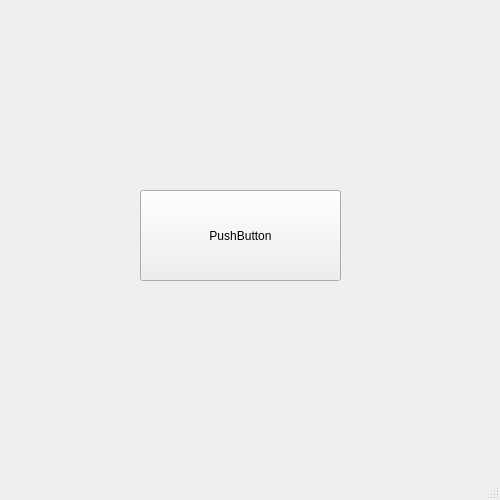
<?xml version="1.0" encoding="UTF-8"?>
<ui version="4.0">
 <class>MainWindow</class>
 <widget class="QMainWindow" name="MainWindow">
  <property name="geometry">
   <rect>
    <x>0</x>
    <y>0</y>
    <width>500</width>
    <height>500</height>
   </rect>
  </property>
  <property name="minimumSize">
   <size>
    <width>500</width>
    <height>500</height>
   </size>
  </property>
  <property name="maximumSize">
   <size>
    <width>500</width>
    <height>500</height>
   </size>
  </property>
  <property name="windowTitle">
   <string>MainWindow</string>
  </property>
  <widget class="QWidget" name="centralwidget">
   <widget class="QPushButton" name="pushButton">
    <property name="geometry">
     <rect>
      <x>140</x>
      <y>190</y>
      <width>201</width>
      <height>91</height>
     </rect>
    </property>
    <property name="text">
     <string>PushButton</string>
    </property>
   </widget>
  </widget>
  <widget class="QStatusBar" name="statusbar"/>
 </widget>
 <resources/>
 <connections/>
</ui>
